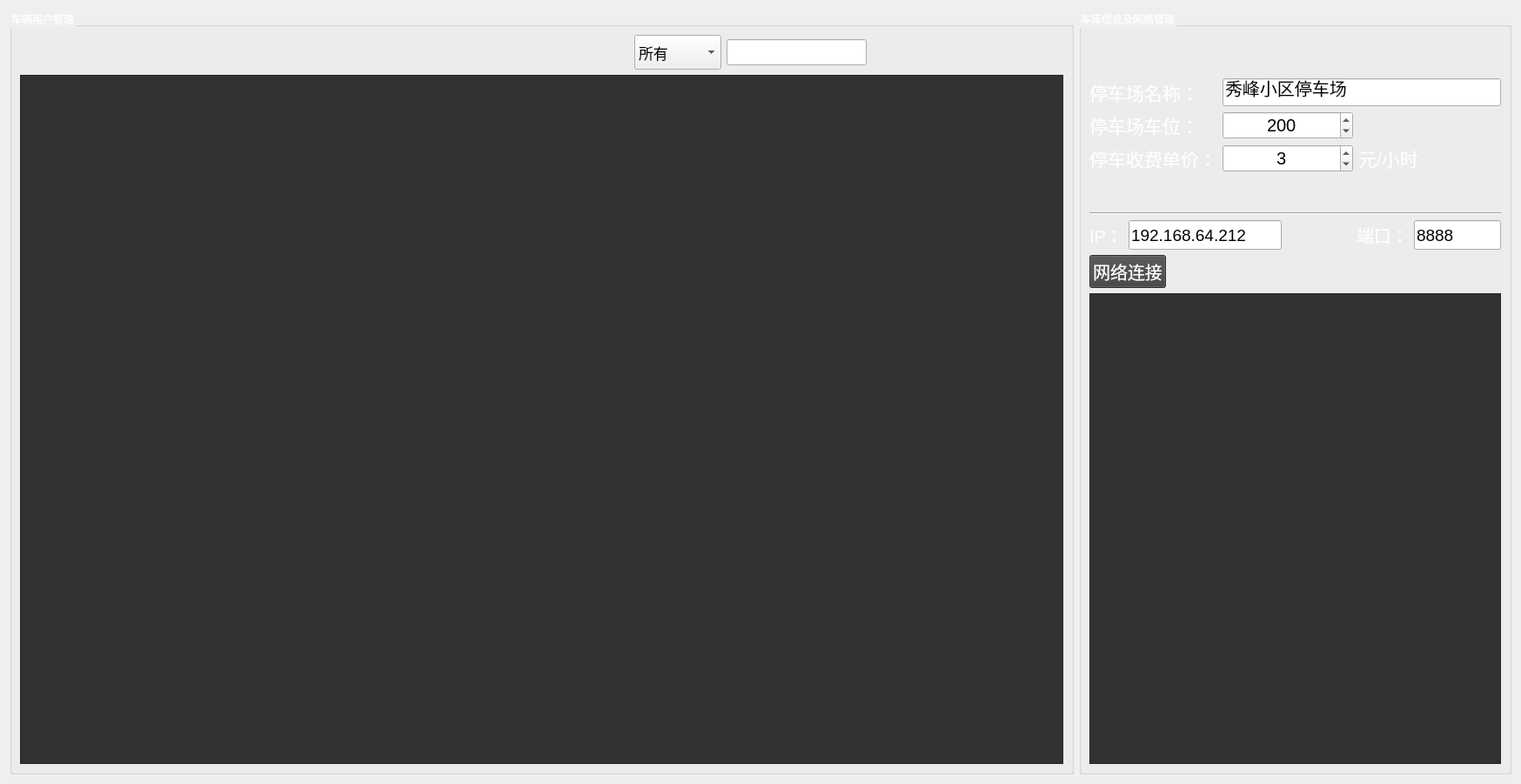
<?xml version="1.0" encoding="UTF-8"?>
<ui version="4.0">
 <class>zData</class>
 <widget class="QWidget" name="zData">
  <property name="geometry">
   <rect>
    <x>0</x>
    <y>0</y>
    <width>1748</width>
    <height>901</height>
   </rect>
  </property>
  <property name="windowTitle">
   <string>Form</string>
  </property>
  <property name="styleSheet">
   <string notr="true">QGroupBox{
color: rgb(255, 255, 255);
}

</string>
  </property>
  <layout class="QGridLayout" name="gridLayout_2">
   <item row="0" column="1">
    <widget class="QGroupBox" name="groupBox_2">
     <property name="sizePolicy">
      <sizepolicy hsizetype="Maximum" vsizetype="Preferred">
       <horstretch>0</horstretch>
       <verstretch>0</verstretch>
      </sizepolicy>
     </property>
     <property name="maximumSize">
      <size>
       <width>600</width>
       <height>16777215</height>
      </size>
     </property>
     <property name="styleSheet">
      <string notr="true">QPushButton{
	background-color: rgb(94, 94, 94);
color: rgb(255, 255, 255);
}
QLabel{
color: rgb(255, 255, 255);
}</string>
     </property>
     <property name="title">
      <string>车库信息及网络管理</string>
     </property>
     <layout class="QGridLayout" name="gridLayout_4">
      <item row="0" column="0">
       <spacer name="verticalSpacer_2">
        <property name="orientation">
         <enum>Qt::Vertical</enum>
        </property>
        <property name="sizeType">
         <enum>QSizePolicy::Fixed</enum>
        </property>
        <property name="sizeHint" stdset="0">
         <size>
          <width>20</width>
          <height>50</height>
         </size>
        </property>
       </spacer>
      </item>
      <item row="1" column="0">
       <layout class="QGridLayout" name="gridLayout">
        <item row="0" column="1">
         <widget class="QLineEdit" name="le_parkName">
          <property name="sizePolicy">
           <sizepolicy hsizetype="Maximum" vsizetype="Fixed">
            <horstretch>0</horstretch>
            <verstretch>0</verstretch>
           </sizepolicy>
          </property>
          <property name="minimumSize">
           <size>
            <width>320</width>
            <height>0</height>
           </size>
          </property>
          <property name="maximumSize">
           <size>
            <width>222</width>
            <height>16777215</height>
           </size>
          </property>
          <property name="font">
           <font>
            <pointsize>15</pointsize>
           </font>
          </property>
          <property name="text">
           <string>秀峰小区停车场</string>
          </property>
         </widget>
        </item>
        <item row="0" column="0">
         <widget class="QLabel" name="label">
          <property name="font">
           <font>
            <pointsize>16</pointsize>
           </font>
          </property>
          <property name="text">
           <string>停车场名称：</string>
          </property>
         </widget>
        </item>
        <item row="2" column="0">
         <widget class="QLabel" name="label_2">
          <property name="font">
           <font>
            <pointsize>16</pointsize>
           </font>
          </property>
          <property name="text">
           <string>停车收费单价：</string>
          </property>
         </widget>
        </item>
        <item row="2" column="1">
         <layout class="QHBoxLayout" name="horizontalLayout_4">
          <item>
           <widget class="QSpinBox" name="spinBox_price">
            <property name="sizePolicy">
             <sizepolicy hsizetype="Maximum" vsizetype="Fixed">
              <horstretch>0</horstretch>
              <verstretch>0</verstretch>
             </sizepolicy>
            </property>
            <property name="maximumSize">
             <size>
              <width>150</width>
              <height>16777215</height>
             </size>
            </property>
            <property name="font">
             <font>
              <pointsize>15</pointsize>
             </font>
            </property>
            <property name="mouseTracking">
             <bool>true</bool>
            </property>
            <property name="acceptDrops">
             <bool>true</bool>
            </property>
            <property name="alignment">
             <set>Qt::AlignCenter</set>
            </property>
            <property name="maximum">
             <number>9999</number>
            </property>
            <property name="value">
             <number>3</number>
            </property>
           </widget>
          </item>
          <item>
           <widget class="QLabel" name="label_6">
            <property name="font">
             <font>
              <pointsize>16</pointsize>
             </font>
            </property>
            <property name="text">
             <string>元/小时</string>
            </property>
           </widget>
          </item>
         </layout>
        </item>
        <item row="1" column="0">
         <widget class="QLabel" name="label_3">
          <property name="font">
           <font>
            <pointsize>16</pointsize>
           </font>
          </property>
          <property name="text">
           <string>停车场车位：</string>
          </property>
         </widget>
        </item>
        <item row="1" column="1">
         <widget class="QSpinBox" name="spinBox_stallNumber">
          <property name="sizePolicy">
           <sizepolicy hsizetype="Maximum" vsizetype="Fixed">
            <horstretch>0</horstretch>
            <verstretch>0</verstretch>
           </sizepolicy>
          </property>
          <property name="maximumSize">
           <size>
            <width>150</width>
            <height>16777215</height>
           </size>
          </property>
          <property name="font">
           <font>
            <pointsize>15</pointsize>
           </font>
          </property>
          <property name="mouseTracking">
           <bool>true</bool>
          </property>
          <property name="acceptDrops">
           <bool>true</bool>
          </property>
          <property name="alignment">
           <set>Qt::AlignCenter</set>
          </property>
          <property name="maximum">
           <number>9999</number>
          </property>
          <property name="value">
           <number>200</number>
          </property>
         </widget>
        </item>
       </layout>
      </item>
      <item row="2" column="0">
       <spacer name="verticalSpacer_3">
        <property name="orientation">
         <enum>Qt::Vertical</enum>
        </property>
        <property name="sizeType">
         <enum>QSizePolicy::Fixed</enum>
        </property>
        <property name="sizeHint" stdset="0">
         <size>
          <width>20</width>
          <height>40</height>
         </size>
        </property>
       </spacer>
      </item>
      <item row="3" column="0">
       <widget class="Line" name="line">
        <property name="orientation">
         <enum>Qt::Horizontal</enum>
        </property>
       </widget>
      </item>
      <item row="4" column="0">
       <layout class="QHBoxLayout" name="horizontalLayout_3">
        <item>
         <widget class="QLabel" name="label_4">
          <property name="font">
           <font>
            <pointsize>15</pointsize>
           </font>
          </property>
          <property name="text">
           <string>IP：</string>
          </property>
         </widget>
        </item>
        <item>
         <widget class="QLineEdit" name="lineEdit_ip">
          <property name="sizePolicy">
           <sizepolicy hsizetype="Maximum" vsizetype="Preferred">
            <horstretch>0</horstretch>
            <verstretch>0</verstretch>
           </sizepolicy>
          </property>
          <property name="minimumSize">
           <size>
            <width>0</width>
            <height>34</height>
           </size>
          </property>
          <property name="maximumSize">
           <size>
            <width>180</width>
            <height>16777214</height>
           </size>
          </property>
          <property name="font">
           <font>
            <pointsize>14</pointsize>
           </font>
          </property>
          <property name="styleSheet">
           <string notr="true"/>
          </property>
          <property name="text">
           <string>192.168.64.212</string>
          </property>
         </widget>
        </item>
        <item>
         <spacer name="horizontalSpacer_3">
          <property name="orientation">
           <enum>Qt::Horizontal</enum>
          </property>
          <property name="sizeHint" stdset="0">
           <size>
            <width>40</width>
            <height>20</height>
           </size>
          </property>
         </spacer>
        </item>
        <item>
         <widget class="QLabel" name="label_5">
          <property name="font">
           <font>
            <pointsize>15</pointsize>
           </font>
          </property>
          <property name="text">
           <string>端口：</string>
          </property>
         </widget>
        </item>
        <item>
         <widget class="QLineEdit" name="lineEdit_port">
          <property name="sizePolicy">
           <sizepolicy hsizetype="Maximum" vsizetype="Preferred">
            <horstretch>0</horstretch>
            <verstretch>0</verstretch>
           </sizepolicy>
          </property>
          <property name="maximumSize">
           <size>
            <width>100</width>
            <height>16777215</height>
           </size>
          </property>
          <property name="font">
           <font>
            <pointsize>14</pointsize>
           </font>
          </property>
          <property name="styleSheet">
           <string notr="true"/>
          </property>
          <property name="text">
           <string>8888</string>
          </property>
         </widget>
        </item>
       </layout>
      </item>
      <item row="5" column="0">
       <layout class="QHBoxLayout" name="horizontalLayout_2">
        <item>
         <widget class="QPushButton" name="pbtn_connect">
          <property name="sizePolicy">
           <sizepolicy hsizetype="Minimum" vsizetype="Preferred">
            <horstretch>0</horstretch>
            <verstretch>0</verstretch>
           </sizepolicy>
          </property>
          <property name="font">
           <font>
            <pointsize>15</pointsize>
           </font>
          </property>
          <property name="mouseTracking">
           <bool>false</bool>
          </property>
          <property name="contextMenuPolicy">
           <enum>Qt::DefaultContextMenu</enum>
          </property>
          <property name="styleSheet">
           <string notr="true">background-color: rgb(65, 65, 65);
color: rgb(255, 255, 255);</string>
          </property>
          <property name="text">
           <string>网络连接</string>
          </property>
          <property name="icon">
           <iconset resource="../pic.qrc">
            <normaloff>:/pic/netwark_white.png</normaloff>:/pic/netwark_white.png</iconset>
          </property>
          <property name="iconSize">
           <size>
            <width>50</width>
            <height>50</height>
           </size>
          </property>
          <property name="flat">
           <bool>false</bool>
          </property>
         </widget>
        </item>
        <item>
         <spacer name="horizontalSpacer_2">
          <property name="orientation">
           <enum>Qt::Horizontal</enum>
          </property>
          <property name="sizeHint" stdset="0">
           <size>
            <width>40</width>
            <height>20</height>
           </size>
          </property>
         </spacer>
        </item>
       </layout>
      </item>
      <item row="6" column="0">
       <widget class="QTextEdit" name="textEdit">
        <property name="font">
         <font>
          <pointsize>15</pointsize>
         </font>
        </property>
        <property name="styleSheet">
         <string notr="true">background-color: rgb(50, 50, 50);
color: rgb(255, 255, 255);</string>
        </property>
        <property name="readOnly">
         <bool>true</bool>
        </property>
       </widget>
      </item>
     </layout>
    </widget>
   </item>
   <item row="0" column="0">
    <widget class="QGroupBox" name="groupBox">
     <property name="title">
      <string>车辆用户管理</string>
     </property>
     <layout class="QGridLayout" name="gridLayout_3">
      <item row="0" column="0">
       <layout class="QHBoxLayout" name="horizontalLayout">
        <item>
         <widget class="QPushButton" name="btnAddCarUser">
          <property name="font">
           <font>
            <pointsize>14</pointsize>
           </font>
          </property>
          <property name="toolTip">
           <string>新增</string>
          </property>
          <property name="text">
           <string/>
          </property>
          <property name="icon">
           <iconset resource="../pic.qrc">
            <normaloff>:/pic/add.png</normaloff>:/pic/add.png</iconset>
          </property>
          <property name="iconSize">
           <size>
            <width>40</width>
            <height>40</height>
           </size>
          </property>
          <property name="autoDefault">
           <bool>true</bool>
          </property>
          <property name="default">
           <bool>true</bool>
          </property>
          <property name="flat">
           <bool>true</bool>
          </property>
         </widget>
        </item>
        <item>
         <widget class="QPushButton" name="btnDeleteCarUser">
          <property name="font">
           <font>
            <pointsize>14</pointsize>
           </font>
          </property>
          <property name="toolTip">
           <string>删除</string>
          </property>
          <property name="text">
           <string/>
          </property>
          <property name="icon">
           <iconset resource="../pic.qrc">
            <normaloff>:/pic/delete.png</normaloff>:/pic/delete.png</iconset>
          </property>
          <property name="iconSize">
           <size>
            <width>40</width>
            <height>40</height>
           </size>
          </property>
          <property name="autoDefault">
           <bool>true</bool>
          </property>
          <property name="default">
           <bool>true</bool>
          </property>
          <property name="flat">
           <bool>true</bool>
          </property>
         </widget>
        </item>
        <item>
         <widget class="QPushButton" name="btnModifyCarUser">
          <property name="font">
           <font>
            <pointsize>14</pointsize>
           </font>
          </property>
          <property name="toolTip">
           <string>编辑</string>
          </property>
          <property name="text">
           <string/>
          </property>
          <property name="icon">
           <iconset resource="../pic.qrc">
            <normaloff>:/pic/change.png</normaloff>:/pic/change.png</iconset>
          </property>
          <property name="iconSize">
           <size>
            <width>35</width>
            <height>35</height>
           </size>
          </property>
          <property name="autoDefault">
           <bool>true</bool>
          </property>
          <property name="default">
           <bool>true</bool>
          </property>
          <property name="flat">
           <bool>true</bool>
          </property>
         </widget>
        </item>
        <item>
         <widget class="QPushButton" name="btnRefreshCarUser">
          <property name="minimumSize">
           <size>
            <width>0</width>
            <height>20</height>
           </size>
          </property>
          <property name="font">
           <font>
            <pointsize>14</pointsize>
           </font>
          </property>
          <property name="styleSheet">
           <string notr="true"/>
          </property>
          <property name="text">
           <string/>
          </property>
          <property name="icon">
           <iconset>
            <normalon>:/pic/refresh.png</normalon>
           </iconset>
          </property>
          <property name="iconSize">
           <size>
            <width>40</width>
            <height>40</height>
           </size>
          </property>
          <property name="autoDefault">
           <bool>true</bool>
          </property>
          <property name="default">
           <bool>true</bool>
          </property>
          <property name="flat">
           <bool>true</bool>
          </property>
         </widget>
        </item>
        <item>
         <widget class="QPushButton" name="btnPay">
          <property name="text">
           <string/>
          </property>
          <property name="icon">
           <iconset>
            <normalon>:/pic/pay.png</normalon>
           </iconset>
          </property>
          <property name="iconSize">
           <size>
            <width>35</width>
            <height>35</height>
           </size>
          </property>
          <property name="autoDefault">
           <bool>true</bool>
          </property>
          <property name="default">
           <bool>true</bool>
          </property>
          <property name="flat">
           <bool>true</bool>
          </property>
         </widget>
        </item>
        <item>
         <spacer name="horizontalSpacer_4">
          <property name="orientation">
           <enum>Qt::Horizontal</enum>
          </property>
          <property name="sizeType">
           <enum>QSizePolicy::Fixed</enum>
          </property>
          <property name="sizeHint" stdset="0">
           <size>
            <width>400</width>
            <height>20</height>
           </size>
          </property>
         </spacer>
        </item>
        <item>
         <widget class="QComboBox" name="comboBox">
          <property name="minimumSize">
           <size>
            <width>100</width>
            <height>40</height>
           </size>
          </property>
          <property name="font">
           <font>
            <pointsize>13</pointsize>
           </font>
          </property>
          <property name="layoutDirection">
           <enum>Qt::LeftToRight</enum>
          </property>
          <property name="styleSheet">
           <string notr="true"/>
          </property>
          <item>
           <property name="text">
            <string>所有</string>
           </property>
          </item>
          <item>
           <property name="text">
            <string>车牌号</string>
           </property>
          </item>
          <item>
           <property name="text">
            <string>电话号码</string>
           </property>
          </item>
         </widget>
        </item>
        <item>
         <widget class="QLineEdit" name="lineEdit_FindText">
          <property name="minimumSize">
           <size>
            <width>0</width>
            <height>30</height>
           </size>
          </property>
          <property name="font">
           <font>
            <pointsize>13</pointsize>
           </font>
          </property>
         </widget>
        </item>
        <item>
         <widget class="QPushButton" name="btnFindCarUser">
          <property name="font">
           <font>
            <pointsize>14</pointsize>
           </font>
          </property>
          <property name="toolTip">
           <string>查询</string>
          </property>
          <property name="text">
           <string/>
          </property>
          <property name="icon">
           <iconset resource="../pic.qrc">
            <normaloff>:/pic/find.png</normaloff>:/pic/find.png</iconset>
          </property>
          <property name="iconSize">
           <size>
            <width>40</width>
            <height>40</height>
           </size>
          </property>
          <property name="autoRepeat">
           <bool>false</bool>
          </property>
          <property name="autoExclusive">
           <bool>false</bool>
          </property>
          <property name="autoDefault">
           <bool>true</bool>
          </property>
          <property name="default">
           <bool>true</bool>
          </property>
          <property name="flat">
           <bool>true</bool>
          </property>
         </widget>
        </item>
        <item>
         <spacer name="horizontalSpacer">
          <property name="orientation">
           <enum>Qt::Horizontal</enum>
          </property>
          <property name="sizeHint" stdset="0">
           <size>
            <width>40</width>
            <height>20</height>
           </size>
          </property>
         </spacer>
        </item>
       </layout>
      </item>
      <item row="1" column="0">
       <widget class="QTableView" name="tableView">
        <property name="font">
         <font>
          <pointsize>13</pointsize>
         </font>
        </property>
        <property name="styleSheet">
         <string notr="true">background-color: rgb(50, 50, 50);</string>
        </property>
       </widget>
      </item>
     </layout>
    </widget>
   </item>
  </layout>
 </widget>
 <resources>
  <include location="../pic.qrc"/>
 </resources>
 <connections/>
</ui>
